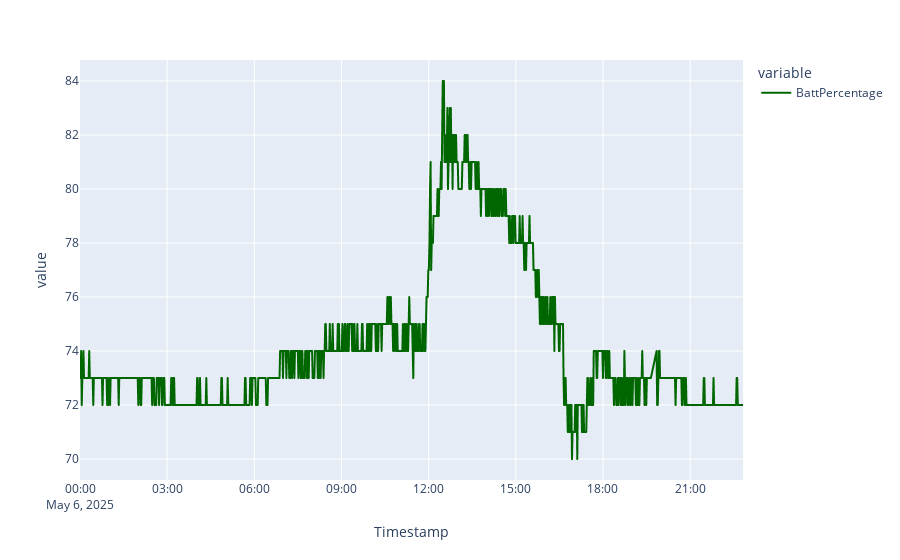

Notebook cell for this chart:
### Code cell
fig = px.line(resampled_df, x=Timestamp, y=[BattPercentage])
fig.update_traces(line_color='#006600')
fig.show()

### Figure 1 — Plotly figure (JSON) as saved in the notebook; plotly's stock layout.template omitted (floating-point values rounded to 4 significant figures; data arrays with more than 128 entries replaced by an {"elided": "..."} marker saying what was removed)
{"data": [{"hovertemplate": "variable=BattPercentage<br>Timestamp=%{x}<br>value=%{y}<extra></extra>", "legendgroup": "BattPercentage", "line": {"color": "#006600", "dash": "solid"}, "marker": {"symbol": "circle"}, "mode": "lines", "name": "BattPercentage", "showlegend": true, "type": "scattergl", "x": {"elided": "1146 str values"}, "xaxis": "x", "y": {"elided": "1146 int values"}, "yaxis": "y"}], "layout": {"legend": {"title": {"text": "variable"}, "tracegroupgap": 0}, "margin": {"t": 60}, "xaxis": {"anchor": "y", "domain": [0, 1], "title": {"text": "Timestamp"}}, "yaxis": {"anchor": "x", "domain": [0, 1], "title": {"text": "value"}}}}
